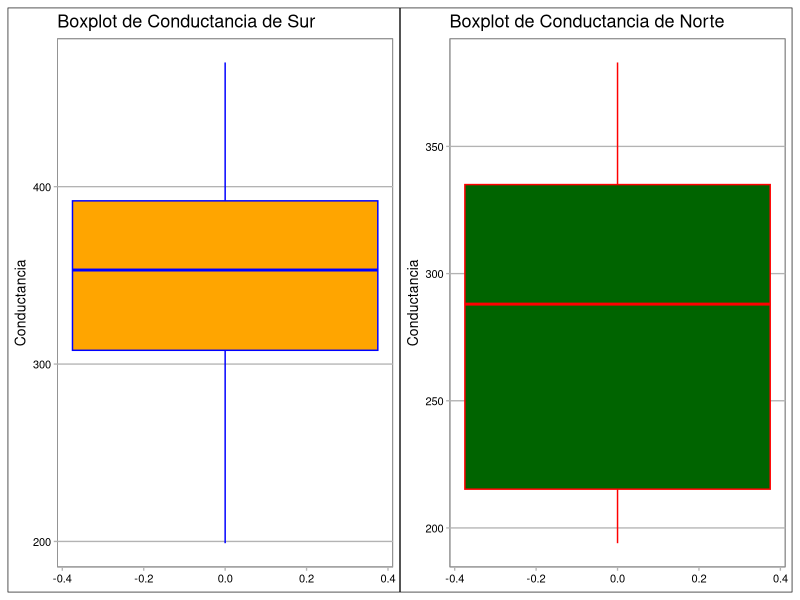

The R script that drew this image:
#limpiar consola 
cat("\014")
#limpiar variables
rm(list=ls())
library(ggplot2)
library(ggthemes)
library(patchwork)
##prueba del signo##
binom.test(9,10,.5,alternative="two.sided")

#datos
conductancia<-read.csv("cond.csv",header = TRUE)

##Prueba de rangos con signos de Wilcoxon##
North<-conductancia$North
South<-conductancia$South
wilcox.test(South, North, paired = TRUE, alternative = "two.sided")
data.frame(South, North)
#boxplot de North
a<-ggplot(conductancia, aes(y = North)) +
  geom_boxplot(fill = "orange", color = "blue") +
  labs(title = "Boxplot de Conductancia de Sur",
       y = "Conductancia") +
  theme_calc()
#boxplot de South
b<-ggplot(conductancia, aes(y = South)) +
  geom_boxplot(fill = "darkgreen", color = "red") +
  labs(title = "Boxplot de Conductancia de Norte",
       y = "Conductancia") +
  theme_calc()
#juntar graficas
combined_plots <- a + b
combined_plots

# Prueba de t #
t.test(South,North, paired = TRUE, alternative = "two.sided")

##Diferencia de medias##
# Calcular las diferencias absolutas
differences <- abs(South - North)

# Calcular la media de las diferencias absolutas
mean_difference <- mean(differences)
mean_difference
